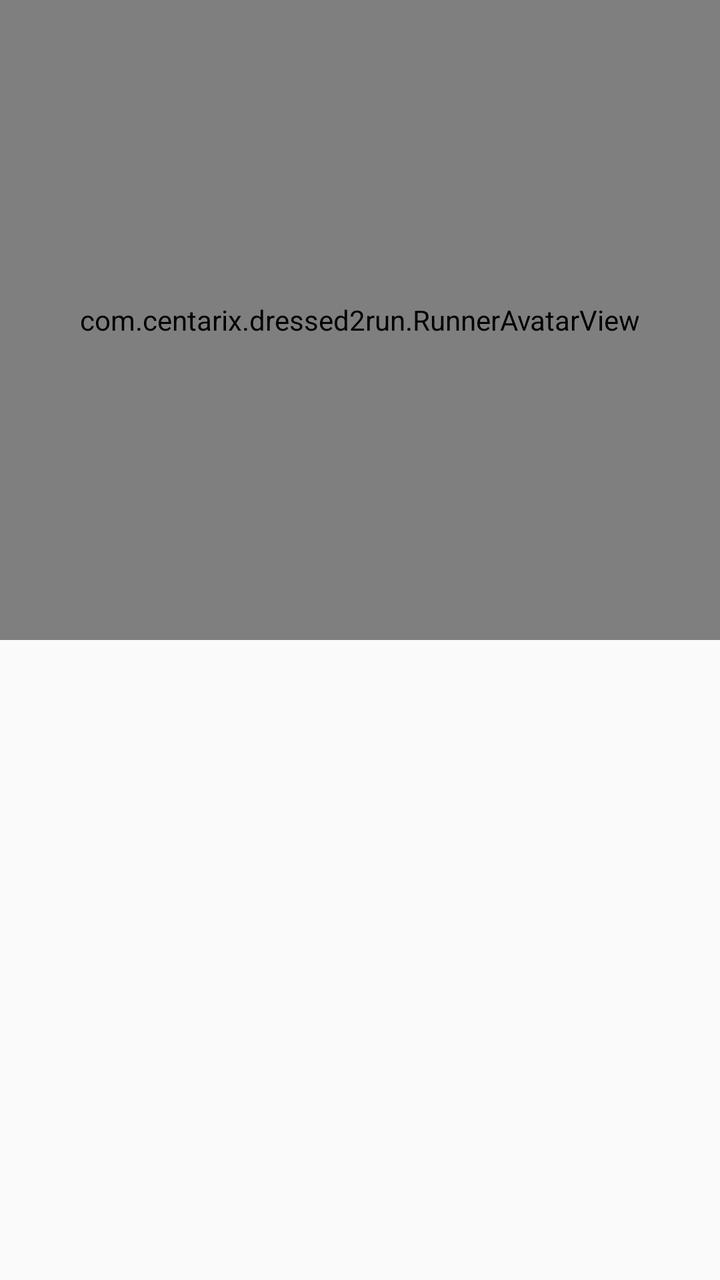
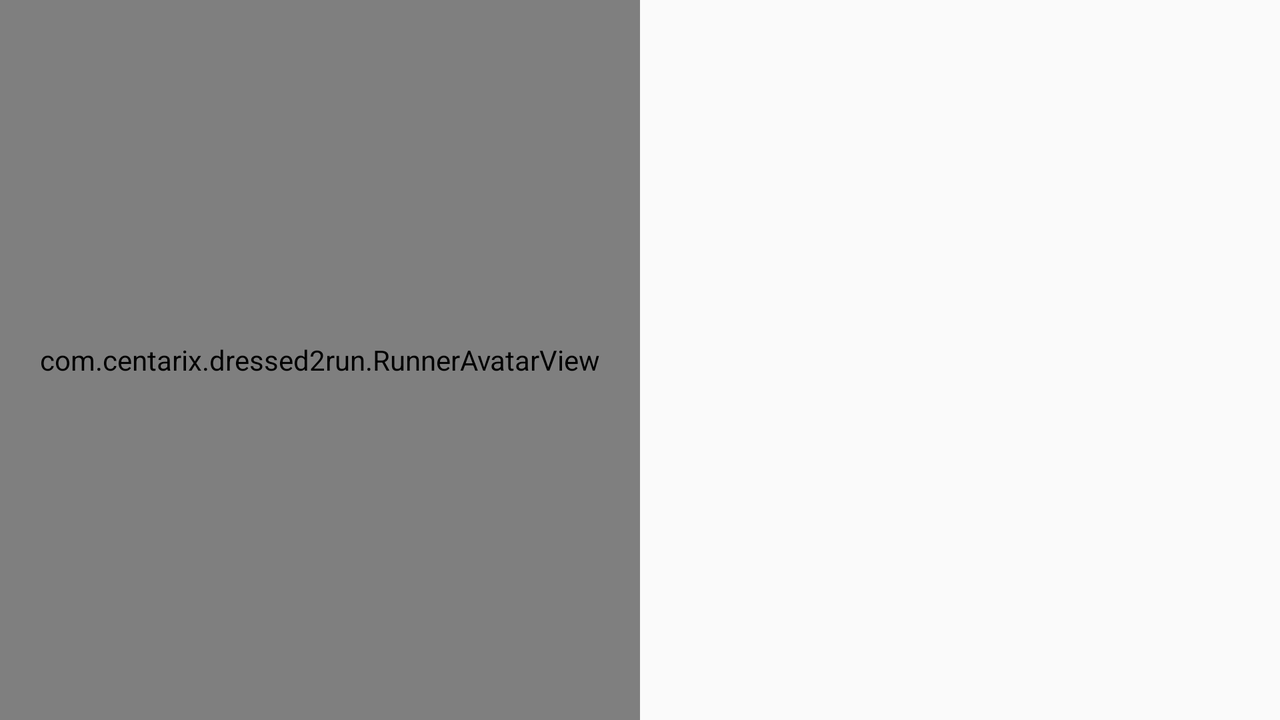

The same Android screen from two of the app's own layout files: first res/layout/ as a phone draws it, then the repository's variant for another configuration, drawn on a device whose configuration selects that folder. Both files follow.
<!-- AndroidManifest.xml: application theme AppTheme -->
<!-- res/layout/activity_runner_avatar.xml -->
<?xml version="1.0" encoding="utf-8"?>
<LinearLayout xmlns:android="http://schemas.android.com/apk/res/android"
    android:id="@+id/avatar_root"
    android:layout_width="match_parent"
    android:layout_height="match_parent"
    android:orientation="vertical">

    <com.centarix.dressed2run.RunnerAvatarView
        android:id="@+id/runner_avatar"
        android:layout_width="match_parent"
        android:layout_height="0dp"
        android:layout_weight="1"
        android:padding="16dp" />

    <ScrollView
        android:layout_width="match_parent"
        android:layout_height="0dp"
        android:layout_weight="1">

        <LinearLayout
            android:id="@+id/layer_toggles"
            android:layout_width="match_parent"
            android:layout_height="wrap_content"
            android:orientation="vertical"
            android:paddingStart="16dp"
            android:paddingEnd="16dp"
            android:paddingBottom="16dp" />
    </ScrollView>

</LinearLayout>
<!-- resources referenced by this layout -->
<resources>
  <style name="AppTheme" parent="Theme.AppCompat.Light.DarkActionBar">
          
          <item name="colorPrimary">@color/colorPrimary</item>
          <item name="colorPrimaryDark">@color/colorPrimaryDark</item>
          <item name="colorAccent">@color/colorAccent</item>
      </style>
</resources>
<!-- res/layout-land/activity_runner_avatar.xml (the repository's variant of the layout above) -->
<!-- drawn on the phone turned sideways -->
<?xml version="1.0" encoding="utf-8"?>
<LinearLayout xmlns:android="http://schemas.android.com/apk/res/android"
    android:id="@+id/avatar_root"
    android:layout_width="match_parent"
    android:layout_height="match_parent"
    android:orientation="horizontal">

    <com.centarix.dressed2run.RunnerAvatarView
        android:id="@+id/runner_avatar"
        android:layout_width="0dp"
        android:layout_height="match_parent"
        android:layout_weight="1"
        android:padding="16dp" />

    <ScrollView
        android:layout_width="0dp"
        android:layout_height="match_parent"
        android:layout_weight="1">

        <LinearLayout
            android:id="@+id/layer_toggles"
            android:layout_width="match_parent"
            android:layout_height="wrap_content"
            android:orientation="vertical"
            android:paddingStart="16dp"
            android:paddingEnd="16dp"
            android:paddingBottom="16dp" />
    </ScrollView>

</LinearLayout>
